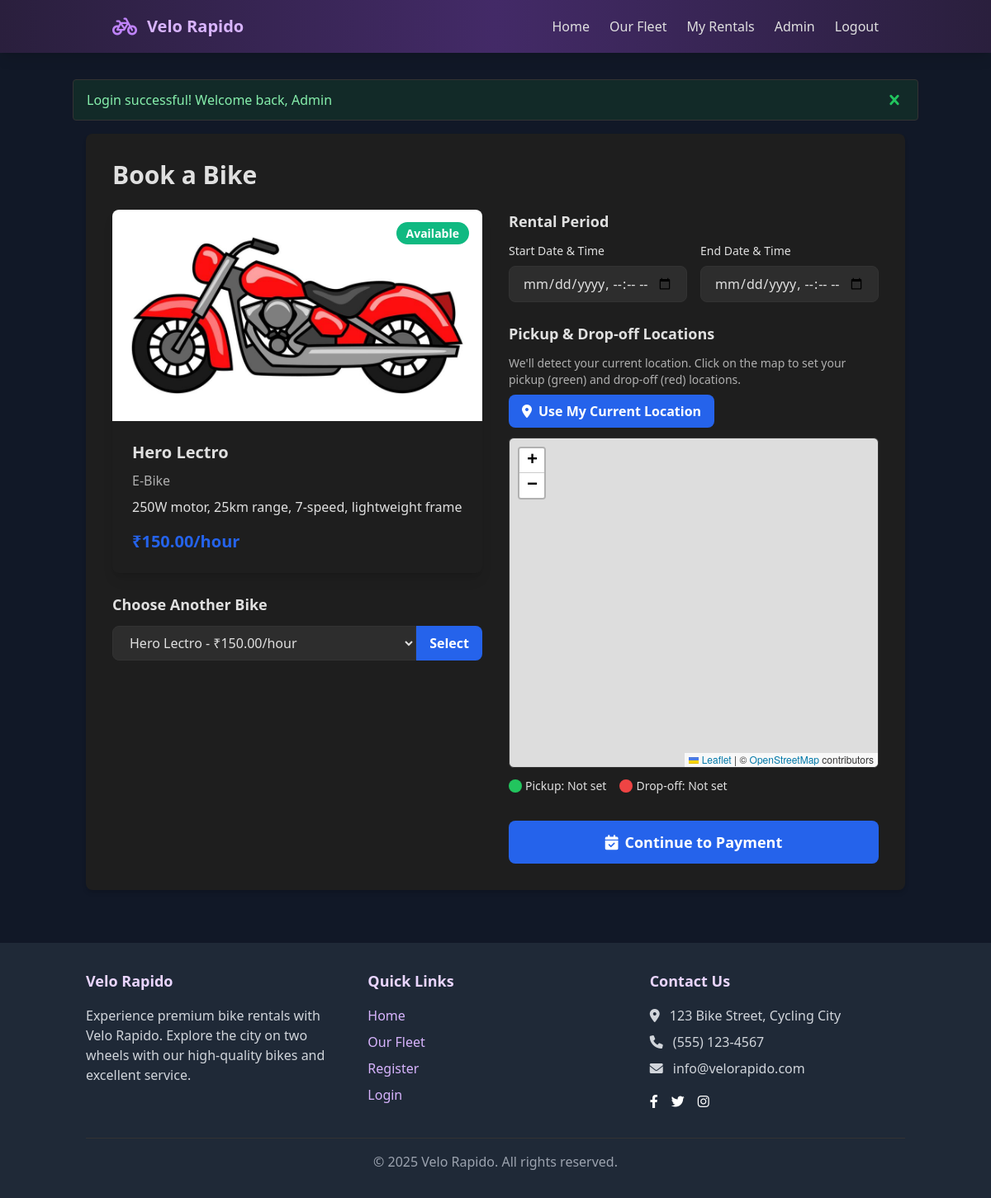
The app's page /pages/book.php (signed in) with its own data.
### tables this page shows
CREATE TABLE IF NOT EXISTS bikes (
    bike_id INT AUTO_INCREMENT PRIMARY KEY,
    bike_name VARCHAR(100) NOT NULL,
    bike_type VARCHAR(50) NOT NULL,
    specifications TEXT,
    image_path VARCHAR(255),
    hourly_rate DECIMAL(10, 2) NOT NULL,
    status ENUM('available', 'reserved', 'maintenance') NOT NULL DEFAULT 'available',
    created_at TIMESTAMP DEFAULT CURRENT_TIMESTAMP,
    updated_at DATETIME
);

### pages/book.php (the view, shortened to what this page needs)
<?php
require_once '../db/db.php';
$bike_id = isset($_GET['bike_id']) ? intval($_GET['bike_id']) : 0;
$bike = null;
$available_bikes = [];
if (!$bike) {
    try {
        $stmt = $pdo->prepare("SELECT * FROM bikes WHERE status = 'available'");
        $stmt->execute();
        $available_bikes = $stmt->fetchAll();
        if (count($available_bikes) > 0) {
            $bike = $available_bikes[0];
            $bike_id = $bike['bike_id'];
        }
    } catch (PDOException $e) {
        $_SESSION['error_message'] = "Error fetching bikes: " . $e->getMessage();
    }
}
include '../includes/header.php';
?>
<div class="bg-white p-8 rounded-lg shadow-md mb-8">
    <h1 class="text-3xl font-bold mb-6">Book a Bike</h1>
    <div class="grid grid-cols-1 lg:grid-cols-2 gap-8">
        <div>
            <div class="bike-card bg-white rounded-lg shadow-lg overflow-hidden">
                <div class="relative">
                    <img src="<?php echo $bike['image_path'] ? '../' . $bike['image_path'] : '../assets/images/default-bike.jpg'; ?>" alt="<?php echo htmlspecialchars($bike['bike_name']); ?>" class="w-full h-64 object-cover">
                    <div class="absolute top-4 right-4">
                        <span class="badge-available text-white px-3 py-1 rounded-full text-sm font-semibold">
                            Available
                        </span>
                    </div>
                </div>
                <div class="p-6">
                    <h3 class="text-xl font-bold mb-2"><?php echo htmlspecialchars($bike['bike_name']); ?></h3>
                    <p class="text-gray-500 mb-2"><?php echo htmlspecialchars($bike['bike_type']); ?></p>
                    <p class="text-gray-700 mb-4"><?php echo htmlspecialchars($bike['specifications']); ?></p>
                    <div class="text-blue-600 font-bold text-xl">
                        ₹<?php echo number_format($bike['hourly_rate'], 2); ?>/hour
                    </div>
                </div>
            </div>
            <?php if (count($available_bikes) > 1): ?>
            <div class="mt-6">
                <h3 class="text-lg font-semibold mb-3">Choose Another Bike</h3>
                <form action="book.php" method="GET">
                    <div class="flex">
                        <select name="bike_id" class="form-input w-full border rounded-lg rounded-r-none px-4 py-2">
                            <?php foreach ($available_bikes as $available_bike): ?>
                            <option value="<?php echo $available_bike['bike_id']; ?>" <?php echo $available_bike['bike_id'] == $bike_id ? 'selected' : ''; ?>>
                                <?php echo htmlspecialchars($available_bike['bike_name']); ?> - ₹<?php echo number_format($available_bike['hourly_rate'], 2); ?>/hour
                            </option>
                            <?php endforeach; ?>
                        </select>
                        <button type="submit" class="bg-blue-600 hover:bg-blue-700 text-white font-bold py-2 px-4 rounded-lg rounded-l-none">
                            Select
                        </button>
                    </div>
                </form>
            </div>
            <?php endif; ?>
        </div>
        <div>
            <form action="book.php" method="POST" id="booking-form">
                <div class="mb-6">
                    <h3 class="text-lg font-semibold mb-3">Rental Period</h3>
                    <div class="grid grid-cols-1 md:grid-cols-2 gap-4">
                        <div>
                            <label for="start_time" class="block text-gray-700 text-sm font-medium mb-2">Start Date & Time</label>
                            <input type="datetime-local" id="start_time" name="start_time" class="form-input w-full px-4 py-2 border rounded-lg" required>
                        </div>
                        <div>
                            <label for="end_time" class="block text-gray-700 text-sm font-medium mb-2">End Date & Time</label>
                            <input type="datetime-local" id="end_time" name="end_time" class="form-input w-full px-4 py-2 border rounded-lg" required>
                        </div>
                    </div>
                </div>
                <div class="mb-6">
                    <h3 class="text-lg font-semibold mb-3">Pickup & Drop-off Locations</h3>
                    <p class="text-sm text-gray-600 mb-2">We'll detect your current location. Click on the map to set your pickup (green) and drop-off (red) locations.</p>
                    <div class="flex mb-3">
                        <button type="button" id="get-location" class="bg-blue-600 hover:bg-blue-700 text-white font-bold py-2 px-4 rounded-lg">
                            <i class="fas fa-map-marker-alt mr-2"></i>Use My Current Location
                        </button>
                    </div>
                    <div id="map" class="h-72 w-full border rounded-lg mb-3"></div>
                    <div class="flex items-center space-x-4 text-sm">
                        <div class="flex items-center">
                            <span class="w-4 h-4 bg-green-500 rounded-full inline-block mr-1"></span>
                            <span id="pickup-coords">Pickup: Not set</span>
                        </div>
                        <div class="flex items-center">
                            <span class="w-4 h-4 bg-red-500 rounded-full inline-block mr-1"></span>
                            <span id="dropoff-coords">Drop-off: Not set</span>
                        </div>
                    </div>
                </div>
                <div class="mt-8">
                    <button type="submit" class="btn-primary w-full bg-blue-600 hover:bg-blue-700 text-white font-bold py-3 px-6 rounded-lg text-lg">
                        <i class="fas fa-calendar-check mr-2"></i>Continue to Payment
                    </button>
                </div>
            </form>
        </div>
    </div>
</div>
<link rel="stylesheet" href="https://unpkg.com/leaflet@1.7.1/dist/leaflet.css" />
<?php include '../includes/footer.php'; ?>

### assets/css/style.css (style rules this page uses)
.bike-card { transition: all 0.3s ease; }
.badge-available { background-color: #10B981; }
.form-input { transition: border-color 0.2s ease; }
.btn-primary { background-color: #9F7AEA; border-color: #8B5CF6; color: white; transition: all 0.3s ease; }
#map { height: 400px; width: 100%; border-radius: 0.375rem; }
body { background-color: #121212; color: #e0e0e0; }
.bike-card { transition: all 0.3s ease; background-color: #1e1e1e; border-color: #333; }
.form-input { transition: border-color 0.2s ease; background-color: #2d2d2d; border-color: #444; color: #e0e0e0; }
#map { height: 400px; width: 100%; border-radius: 0.375rem; border: 1px solid #444; }
.bg-white { background-color: #1e1e1e !important; border-color: #333 !important; }
.text-gray-700, .text-gray-800, .text-gray-900 { color: #e0e0e0 !important; }
.text-gray-600, .text-gray-500 { color: #b0b0b0 !important; }
.border, .border-t, .border-b, .border-l, .border-r { border-color: #333 !important; }
input, select, textarea { background-color: #2d2d2d; color: #e0e0e0; border-color: #444; }

### records on screen
bikes: bike_name "Hero Lectro", bike_type "E-Bike", specifications "250W motor, 25km range, 7-speed, lightweight frame", hourly_rate "150.00"

### other values on screen
$_SESSION['flash_message'] "Login successful! Welcome back, Admin"
form field bike_id "Hero Lectro - ₹150.00/hour"
